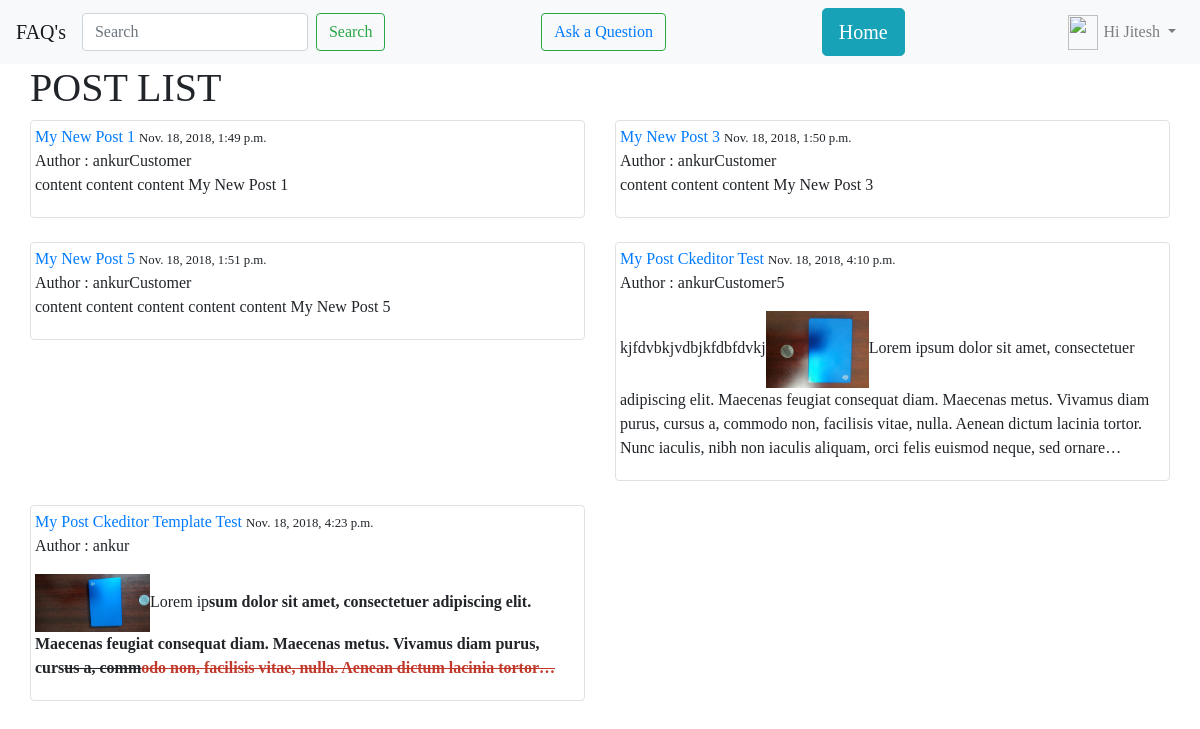
The page /blog/ (signed in) on the database as committed earlier.
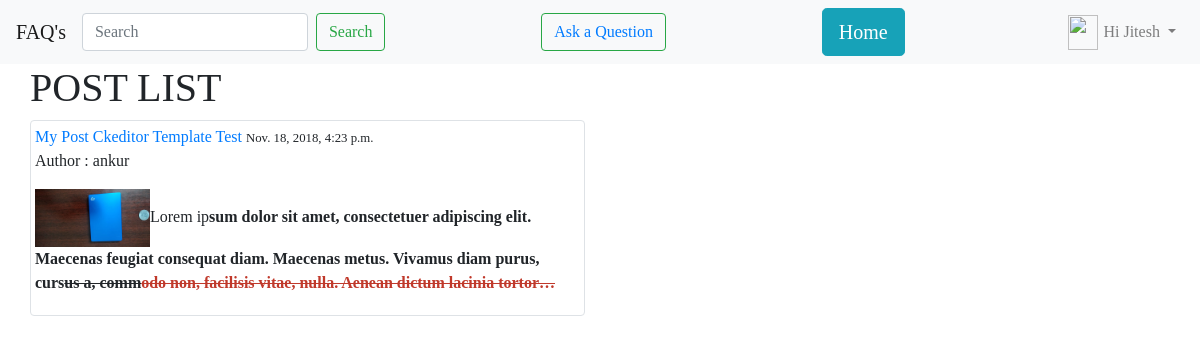
The same page on the database as committed later.
### blog/models.py (models this page shows, shortened)
class Post(models.Model):
    objects = models.Manager()
    published = PublishedManager()
    STATUS_CHOICES = (
        ('draft','Draft'),
        ('published','Published'),
    )
    title = models.CharField(max_length=200)
    slugthing = models.SlugField(max_length=200)
    author = models.ForeignKey(User,related_name="blog_posts",on_delete=models.CASCADE)
    body = RichTextUploadingField()
    likes = models.ManyToManyField(User,related_name='likes',blank=True)
    created = models.DateTimeField(auto_now_add=True)
    updated = models.DateTimeField(auto_now=True)
    status = models.CharField(max_length=10,choices=STATUS_CHOICES,default='draft')
    def get_absolute_url(self):
        return reverse('blog:post_detail',args=[self.id,self.slugthing])

### blog/views.py (the view)
# urls.py: path('',views.post_list,name='post_list'),
def post_list(request):
    posts = Post.published.all()
    query = request.GET.get('q')
    if query:
        posts = Post.published.filter(
            Q(title__icontains=query) |
            Q(author__username__icontains=query) |
            Q(body__icontains=query)
        )
    context = {
        "posts":posts,
    }
    return render(request,'blog/post_list.html',context)

### blog/models.py (called while the page is built)
    def get_queryset(self):
        return super(PublishedManager,self).get_queryset().filter(status='published')

### blog/templates/blog/post_list.html (shortened to what this page needs)
{% extends 'blog/base.html' %}
{% block content %}
    <div class="container-fluid">
    <h1>POST LIST</h1>
        <div class="row">
            {% for p in posts %}
            <div class="col-md-6">
                <div class="img-thumbnail">
                    <a href="{{ p.get_absolute_url }}"> {{ p.title }} </a> <small> {{ p.created }}</small><br>
                    Author : {{ p.author }}<br>
                    <p>{{ p.body | truncatechars:400 | safe }}</p>
                </div>
                <br>
            </div>
            {% empty %}
                <div class="container-fluid">
                    <h3>No Posts With search query "{{ request.GET.q }}"</h3>
                </div>
            {% endfor %}
        </div>
    </div>
{% endblock %}

Rows that differ between the two databases and show on the page:
removed Post: title "My New Post 1", created "Nov. 18, 2018, 1:49 p.m.", author "ankurCustomer", body "content content content My New Post 1"
removed Post: title "My New Post 3", created "Nov. 18, 2018, 1:50 p.m.", author "ankurCustomer", body "content content content My New Post 3"
removed Post: title "My New Post 5", created "Nov. 18, 2018, 1:51 p.m.", author "ankurCustomer", body "content content content content content My New Post 5"
removed Post: title "My Post Ckeditor Test", created "Nov. 18, 2018, 4:10 p.m.", author "ankurCustomer5", body "kjfdvbkjvdbjkfdbfdvkj Lorem ipsum dolor sit amet, consectetuer adipiscing elit. Maecenas feugiat consequat diam. Maecenas metus. Vivamus diam purus, cursus a, commodo non, facilisis vitae, nulla. Aenean dictum lacinia tortor. Nunc iaculis, nibh non iaculis aliquam, orci felis euismod neque, sed ornare…", body (picture)
